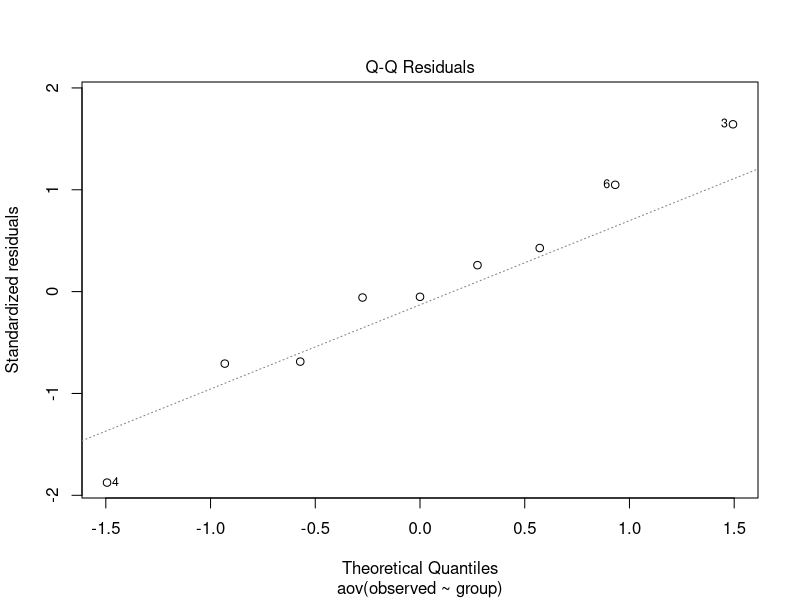
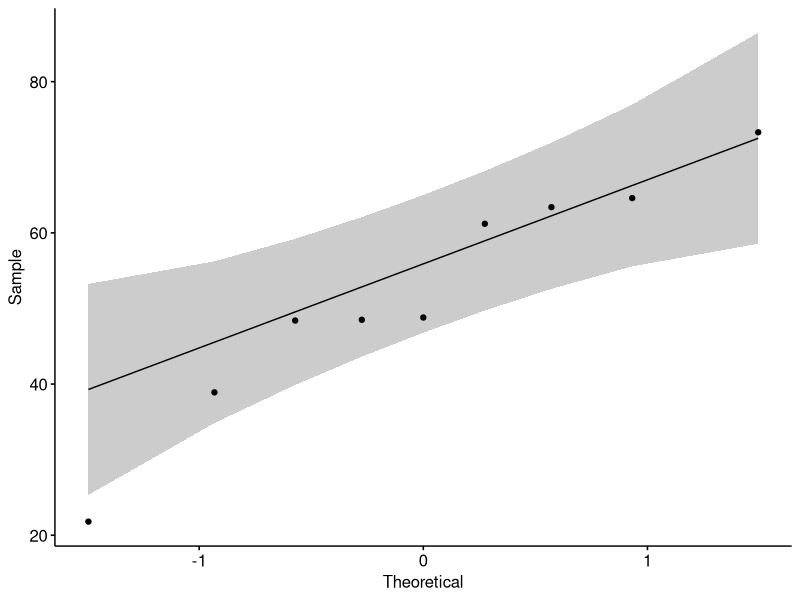

The R source for these figures, in order: (Note: this script raises an error after producing the figures.)


# Parametric Test

# 1-sample t

# H0:m=μ
observed    = c(0.52, 0.20, 0.59, 0.62, 0.60)
theoretical = 0
t.test(x= observed, mu = theoretical, alternative = "two.sided", conf.int=0.95)

# 2-sample t
# H0:mA=mB
observed <- c(38.9, 61.2, 73.3, 21.8, 63.4, 64.6, 48.4, 48.8, 48.5)
theoretical <- c(67.8, 60, 63.4, 76, 89.4, 73.3, 67.3, 61.3, 62.4) 
t.test(x=observed, y=theoretical, alternative = "two.sided", var.equal = FALSE)
# k-sample ANOVA

# one-way ANOVA test
observed <- c(38.9, 61.2, 73.3, 21.8, 63.4, 64.6, 48.4, 48.8, 48.5)
group <- c("r1", "r2", "r1", "r1", "r2", "r1", "r1", "r2", "r1") 
group <- ordered(group,levels = c("r1", "r2"))

res.aov <- aov(observed ~ group)
summary(res.aov)
# Tukey Honest Significant Differences
TukeyHSD(res.aov)

library(multcomp)
summary(glht(res.aov, linfct = mcp(group = "Tukey")))

pairwise.t.test(observed, group,
                p.adjust.method = "BH")

plot(res.aov, 2)

aov_residuals <- residuals(object = res.aov )

shapiro.test(x = aov_residuals )

# Pearson r
library("ggpubr")
ggqqplot(observed)

ggscatter(my_data, x = "mpg", y = "wt", 
          add = "reg.line", conf.int = TRUE, 
          cor.coef = TRUE, cor.method = "pearson",
          xlab = "Miles/(US) gallon", ylab = "Weight (1000 lbs)")

res <- cor.test(observed, theoretical, 
                method = "pearson")
res

# Nonparametric Counterpart

# Wilcoxon signed-rank
# H0:m=m0

wilcox.test(observed, mu = 29, alternative = "two.sided")

# Wilcoxon 2-sample rank-sum

res <- wilcox.test(observed, theoretical)

# Kruskal-Wallis

kruskal.test(observed ~ theoretical, data = airquality)

# Spearman ρ
